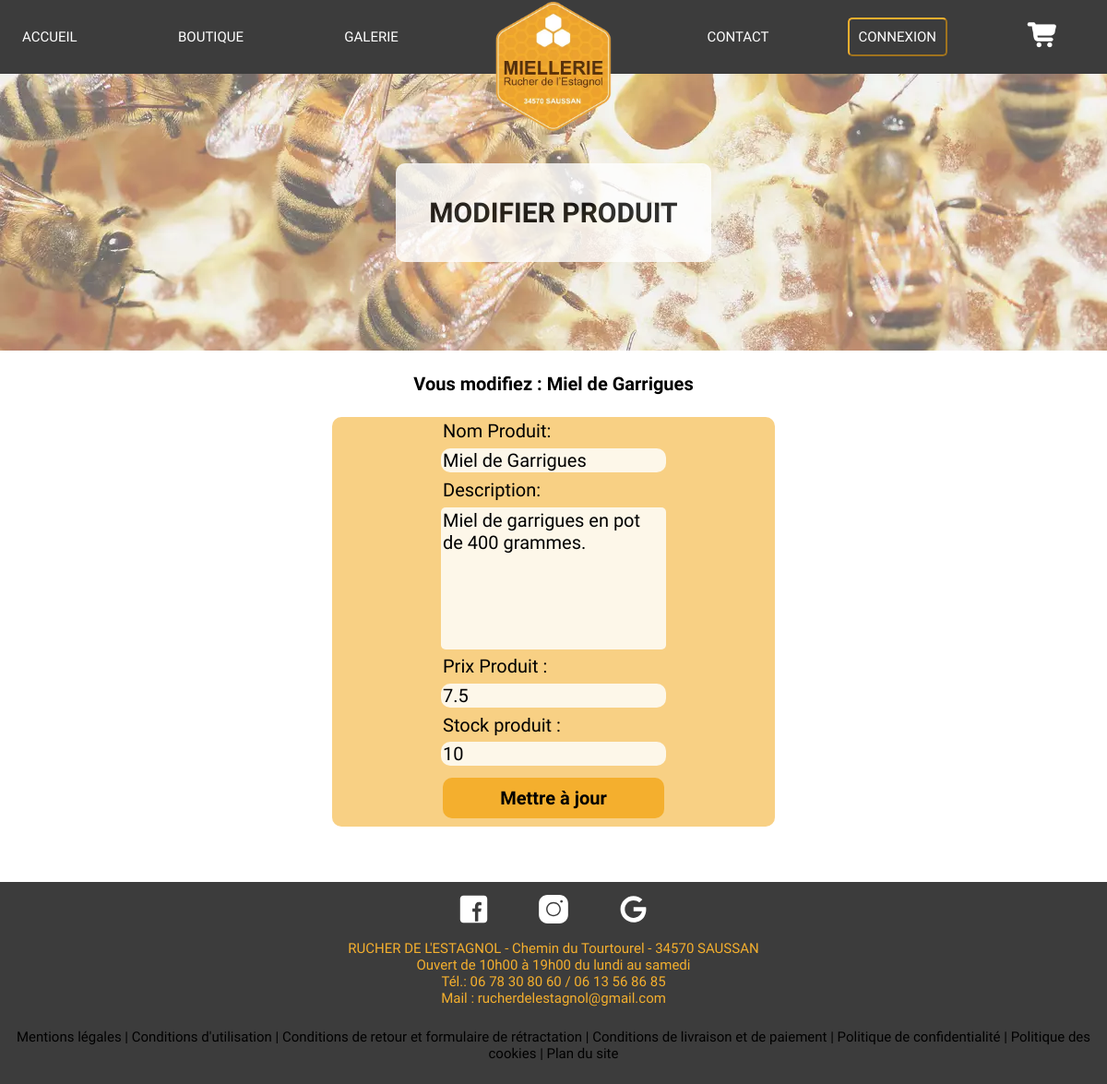
Screenshot of /pages/pageModifierProduits.php?id=1 with the database file from the repository.
### tables this page shows
CREATE TABLE IF NOT EXISTS `produits` (
  `id_produit` int(11) NOT NULL AUTO_INCREMENT,
  `nom_produit` varchar(50) NOT NULL,
  `description_produit` text NOT NULL,
  `prix_produit` float NOT NULL,
  `stock_produit` int(11) DEFAULT NULL,
  `image_produit` varchar(200) NOT NULL,
  `id_categorie` int(11) NOT NULL,
  PRIMARY KEY (`id_produit`),
  KEY `fk_appartenir_categories` (`id_categorie`)
);

### PHP/phpGestionModifierProduits.php (called while the page is built, shortened)
<?php
require('../PHP/connect.php');
$req = $bdd->prepare("SELECT * FROM produits WHERE id_produit=:id_produit;");
$req->bindParam(":id_produit", $_GET['id']);
$req->execute();
$produit = $req->fetch(PDO::FETCH_ASSOC);
?>

### pages/pageModifierProduits.php (the view, shortened to what this page needs)
<?php
require('../PHP/phpGestionModifierProduits.php');
require('../elements/doctype.php')
?>
<header>
  <?php
  require('../elements/navBarre.php')
  ?>
  <section class="slide">
    <div class="titres">
      <div class="contact">Modifier Produit</div>
    </div>
  </section>
</header>
<section>
  <legend class="modifierTitre">Vous modifiez : <?= $produit['nom_produit'] ?></legend>
  <form enctype="multipart/form-data" action="../PHP/phpGestionModifierProduits.php?id=<?= $produit['id_produit'] ?>" class="form_modifier" method="POST">
    <label class="marginModifier">Nom Produit:</label>
    <input type="text" name="nom_produit" value="<?= $produit['nom_produit'] ?>" class="marginModifier">
    <label class="marginModifier">Description:</label>
    <textarea name="description_produit" class="marginModifier"><?= $produit['description_produit'] ?></textarea>
    <label class="marginModifier">Prix Produit :</label>
    <input type="text" name="prix_produit" value="<?= $produit['prix_produit'] ?>" class="marginModifier">
    <label class="marginModifier">Stock produit :</label>
    <input type="number" name="stock_produit" value="<?= $produit['stock_produit'] ?>" class="marginModifier">
    <input type="submit" value="Mettre à jour" class="boutonModifier">
  </form>
</section>
<?php
require('../elements/footer.php');
?>
</body>
</html>

### style.css (style rules this page uses)
* { margin: 0px; --navColor:rgb(60,60,60); --white:rgb(255,255,255); --jaunepale: rgb(253,247,233); --jaune:rgb(244,175,46); --jauneClair:rgba(244, 175, 46, 0.59); font-family: 'Raleway', sans-serif; }
body { position: relative; }
.slide { background-image: url("images/header.webp"); height: 300px; display: flex; justify-content: center; }
.titres { align-self: center; background-color:white; opacity: 0.8; z-index: 2; border-radius: 10px; }
.titres { text-transform: uppercase; font-weight: bold; font-size: 30px ; padding: 3%; text-align: center; }
textarea { resize : none; border: none; border-radius: 5px; background-color: var(--jaunepale); margin-top: 2%; height: 150px; }
.modifierTitre { text-align: center; font-weight: bold; font-size: 20px; margin: 2%; }
.form_modifier { display: flex; flex-direction: column; align-items: center; background-color: var(--jauneClair); border-radius: 10px; margin: 0% 30% 5% 30%; font-size: 20px; }
.form_modifier > input { border: none; background-color: var(--jaunepale); border-radius: 10px; }
.marginModifier { margin: 0.7% 0%; width: 50%; font-size: 20px; }
.boutonModifier { margin: 2% 0%; padding: 2%; width: 50%; font-size: 20px; font-weight: bold; background-color: var(--jaune)!important; }

### rows the page displays
produits: nom_produit "Miel de Garrigues", description_produit "Miel de garrigues en pot de 400 grammes.", prix_produit "7.5", stock_produit "10"
